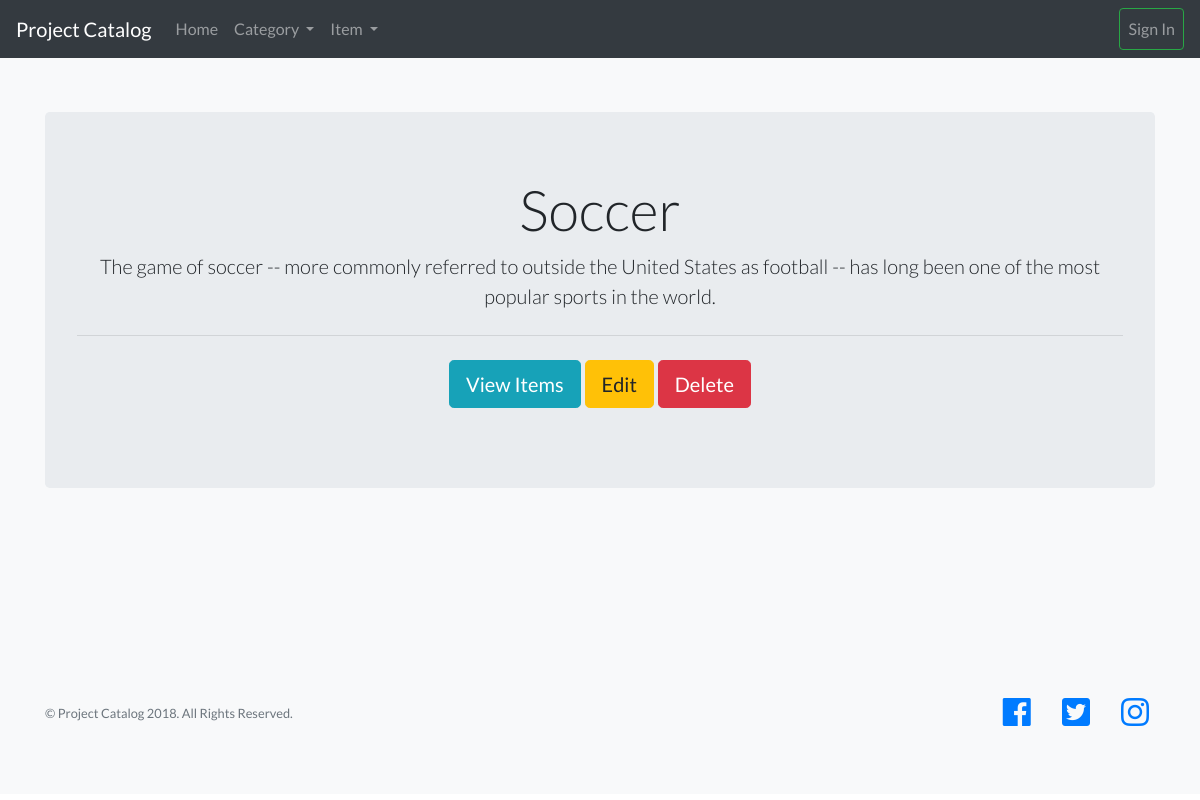
Page /catalog/categories on the earlier database version.
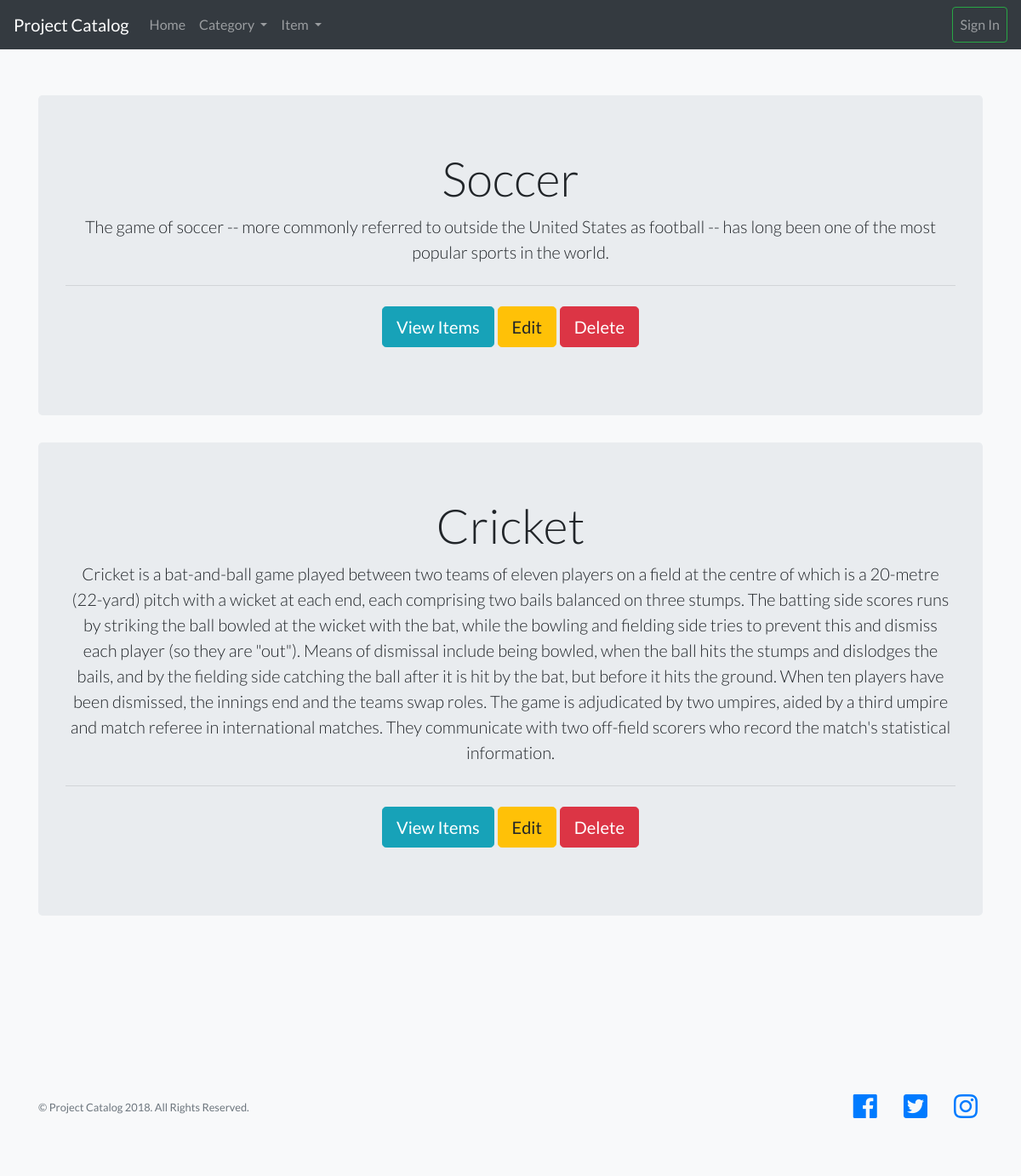
Same page on the later database version.
### app/models.py (models this page shows)
class Category(db.Model):
    __tablename__= 'category'
    id = Column(Integer, primary_key=True)
    name = Column(String(100), nullable=True)
    description = Column(String(256))
    date_created = Column(db.DateTime, index=True, default=datetime.utcnow)
    def __repr__(self):
        return '<Category {}>'.format(self.name)

### app/routes.py (the view)
@app.route('/catalog/categories', methods=['GET'])
def category():
    categories = Category.query.all()
    return render_template('category/categoryList.html', categories = categories)

### app/templates/category/categoryList.html (shortened to what this page needs)
{% extends "base/base.html" %}
{% block category_list %}
    <section class="features-icons bg-light text-center">
      <div class="container">
        <div class="row">
          {% for category in categories %}
                <div class="col-lg-12 ">
                  <div class="jumbotron">
                    <h1 class="display-4">{{category.name}}</h1>
                    <p class="lead">{{category.description}}</p>
                    <hr class="my-4">
                    <p class="lead">
                      <a class="btn btn-info btn-lg" href="{{url_for('item', category_name=category.name)}}" role="button">View Items</a>
                      <a class="btn btn-warning btn-lg" href="{{url_for('editCategory', category_name=category.name)}}" role="button">Edit</a>
                      <a class="btn btn-danger btn-lg" href="#" role="button">Delete</a>
                    </p>
                  </div>
                </div>
          {% endfor %}
        </div>
      </div>
    </section>
{% endblock %}

Differences in the rows shown:
added Category: name "Cricket", description "Cricket is a bat-and-ball game played between two teams of eleven players on a field at the centre of which is a 20-metre (22-yard) pitch with a wicket at each end, each comprising two bails balanced on three stumps. The batting side scores runs by striking the ball bowled at the wicket with the bat, while the bowling and fielding side tries to prevent this and dismiss each player (so they are \"out\"). Means of dismissal include being bowled, when the ball hits the stumps and dislodges the bails, and by the fielding side catching the ball after it is hit by the bat, but before it hits the ground. When ten players have been dismissed, the innings end and the teams swap roles. The game is…"
